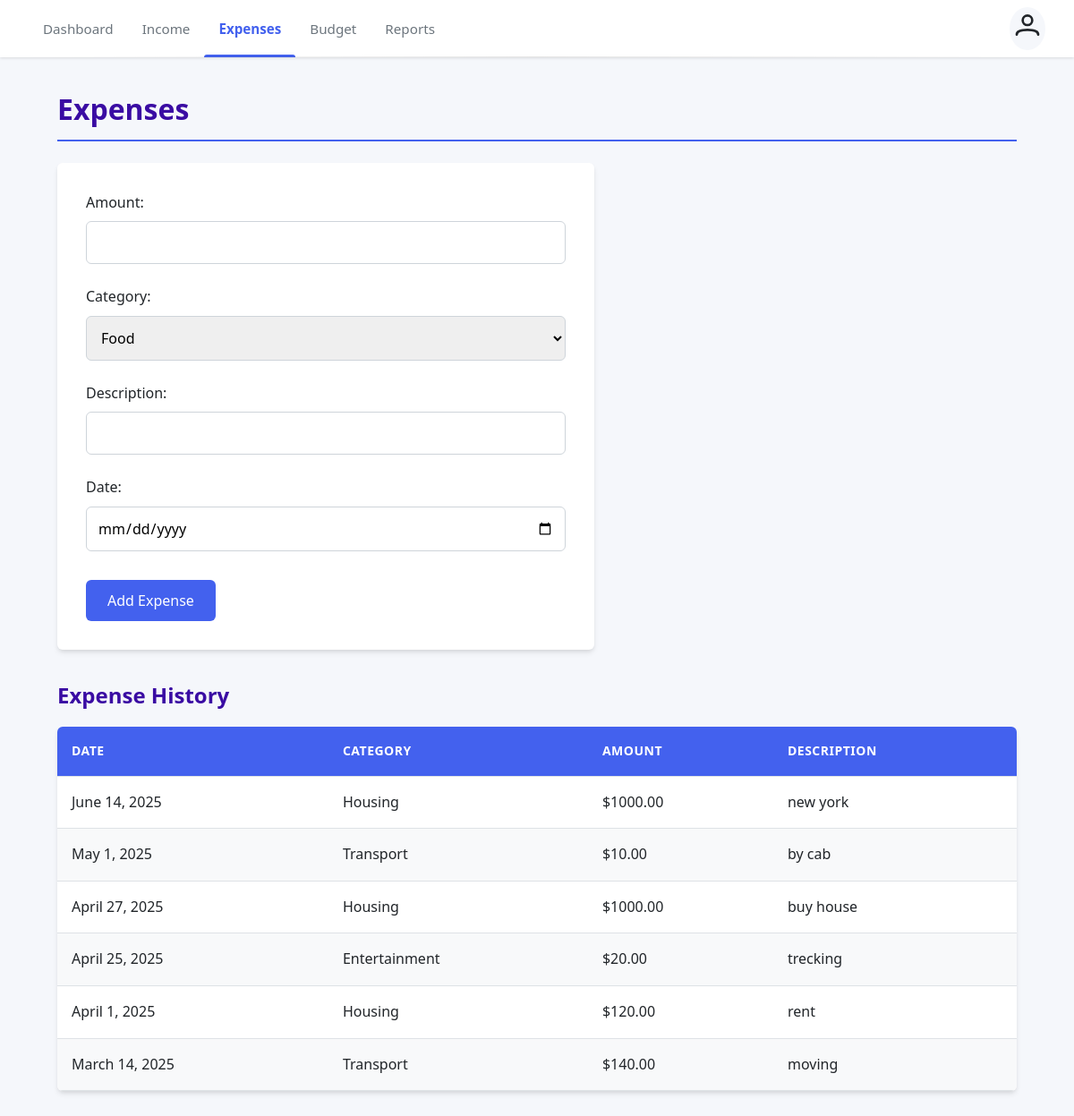
The app's page /expenses/ (signed in) with its own data.
### myapp/models.py (models this page shows, shortened)
class Transaction(models.Model):
    user = models.ForeignKey(User, on_delete=models.CASCADE)
    amount = models.DecimalField(max_digits=10, decimal_places=2, validators=[MinValueValidator(0.01)])
    category = models.ForeignKey(Category, on_delete=models.CASCADE)
    description = models.TextField(blank=True)
    date = models.DateField(default=timezone.now)
    transaction_type = models.CharField(max_length=10, choices=[('income', 'Income'), ('expense', 'Expense')])
    class Meta:
        ordering = ['-date']

class Category(models.Model):
    name = models.CharField(max_length=100)
    user = models.ForeignKey(User, on_delete=models.CASCADE)
    CATEGORY_TYPES = [
        ('income', 'Income'),
        ('expense', 'Expense'),
        ('budget', 'Budget'),
    ]
    category_type = models.CharField(max_length=10, choices=CATEGORY_TYPES)
    color = models.CharField(max_length=7, default='#4361ee')  # Added color field
    class Meta:
        verbose_name_plural = "Categories"
        unique_together = ('user', 'name', 'category_type')

### myapp/views.py (the view, shortened to what this page needs)
# urls.py: path('expenses/', views.expenses, name='expenses'),
@login_required
def expenses(request):
    categories = Category.objects.filter(user=request.user, category_type='expense')
    expenses = Transaction.objects.filter(
        user=request.user,
        transaction_type='expense'
    ).order_by('-date').select_related('category')
    return render(request, 'expenses.html', {
        'categories': categories,
        'expenses': expenses
    })

### templates/expenses.html (shortened to what this page needs)
{% extends "base.html" %}
{% block content %}
<div class="container">
    <h1>Expenses</h1>
    <form method="post">
        <div class="form-group">
            <label for="amount">Amount:</label>
            <input type="number" name="amount" step="0.01" min="0.01" required>
        </div>
        <div class="form-group">
            <label for="category">Category:</label>
            <select name="category" required>
                {% for category in categories %}
                <option value="{{ category.id }}">{{ category.name }}</option>
                {% endfor %}
            </select>
        </div>
        <div class="form-group">
            <label for="description">Description:</label>
            <input type="text" name="description">
        </div>
        <div class="form-group">
            <label for="date">Date:</label>
            <input type="date" name="date" required>
        </div>
        <button type="submit">Add Expense</button>
    </form>
    <h3>Expense History</h3>
    <table>
        <thead>
            <tr>
                <th>Date</th>
                <th>Category</th>
                <th>Amount</th>
                <th>Description</th>
            </tr>
        </thead>
        <tbody>
            {% for expense in expenses %}
            <tr>
                <td>{{ expense.date }}</td>
                <td>{{ expense.category.name }}</td>
                <td>${{ expense.amount }}</td>
                <td>{{ expense.description }}</td>
            </tr>
            {% endfor %}
        </tbody>
    </table>
</div>
{% endblock %}

### templates/base.html (style rules this page uses)
:root { --primary: #4361ee; --primary-dark: #3a0ca3; --primary-light: #4895ef; --secondary: #f72585; --dark: #212529; --light: #f8f9fa; --gray: #6c757d; --light-gray: #e9ecef; --success: #4bb543; --error: #ff3333; --warning: #ffcc00; --shadow-sm: 0 1px 3px rgba(0,0,0,0.12); --shadow-md: 0 4px 6px rgba(0,0,0,0.1); --shadow-lg: 0 10px 15px rgba(0,0,0,0.1); --transition: all 0.3s cubic-bezier(0.25, 0.8, 0.25, 1); --border-radius: 8px; }
* { margin: 0; padding: 0; box-sizing: border-box; }
body { font-family: 'Inter', -apple-system, BlinkMacSystemFont, sans-serif; line-height: 1.6; color: var(--dark); background-color: #f5f7fb; -webkit-font-smoothing: antialiased; -moz-osx-font-smoothing: grayscale; }
.container { max-width: 1200px; margin: 2rem auto; padding: 0 2rem; }

### templates/expenses.html (style rules this page uses)
:root { --primary-color: #4361ee; --primary-dark: #3a0ca3; --secondary-color: #4895ef; --accent-color: #4cc9f0; --success-color: #4ade80; --danger-color: #f87171; --light-color: #f8f9fa; --dark-color: #212529; --gray-color: #6c757d; --border-radius: 0.375rem; --box-shadow: 0 4px 6px -1px rgba(0, 0, 0, 0.1), 0 2px 4px -1px rgba(0, 0, 0, 0.06); --transition: all 0.3s ease; }
* { box-sizing: border-box; margin: 0; padding: 0; font-family: 'Segoe UI', Tahoma, Geneva, Verdana, sans-serif; }
body { background-color: #f5f7fb; color: var(--dark-color); line-height: 1.6; }
h1, h2, h3 { color: var(--primary-dark); margin-bottom: 1rem; font-weight: 600; }
h1 { font-size: 2rem; border-bottom: 2px solid var(--primary-color); padding-bottom: 0.5rem; margin-bottom: 1.5rem; }
h3 { font-size: 1.5rem; margin-top: 2rem; }
form { background: white; padding: 2rem; border-radius: var(--border-radius); box-shadow: var(--box-shadow); margin-bottom: 2rem; max-width: 600px; }
.form-group { margin-bottom: 1.5rem; }
label { display: block; margin-bottom: 0.5rem; font-weight: 500; color: var(--dark-color); }
input[type="text"], input[type="number"], input[type="date"], select { width: 100%; padding: 0.75rem; border: 1px solid #ced4da; border-radius: var(--border-radius); font-size: 1rem; transition: var(--transition); }
button[type="submit"] { background-color: var(--primary-color); color: white; border: none; padding: 0.75rem 1.5rem; border-radius: var(--border-radius); font-size: 1rem; font-weight: 500; cursor: pointer; transition: var(--transition); display: inline-block; margin-top: 0.5rem; }
table { width: 100%; border-collapse: collapse; margin-top: 1rem; background: white; box-shadow: var(--box-shadow); border-radius: var(--border-radius); overflow: hidden; }
th, td { padding: 1rem; text-align: left; border-bottom: 1px solid #dee2e6; }
th { background-color: var(--primary-color); color: white; font-weight: 600; text-transform: uppercase; font-size: 0.875rem; letter-spacing: 0.5px; }
tr:nth-child(even) { background-color: #f8f9fa; }

### records on screen
Transaction: date "June 14, 2025", category.name "Housing", amount "1000.00", description "new york"
Transaction: date "May 1, 2025", category.name "Transport", amount "10.00", description "by cab"
Transaction: date "April 27, 2025", category.name "Housing", amount "1000.00", description "buy house"
Transaction: date "April 25, 2025", category.name "Entertainment", amount "20.00", description "trecking"
Transaction: date "April 1, 2025", category.name "Housing", amount "120.00", description "rent"
Transaction: date "March 14, 2025", category.name "Transport", amount "140.00", description "moving"

### other values on screen
form field category "Food"
